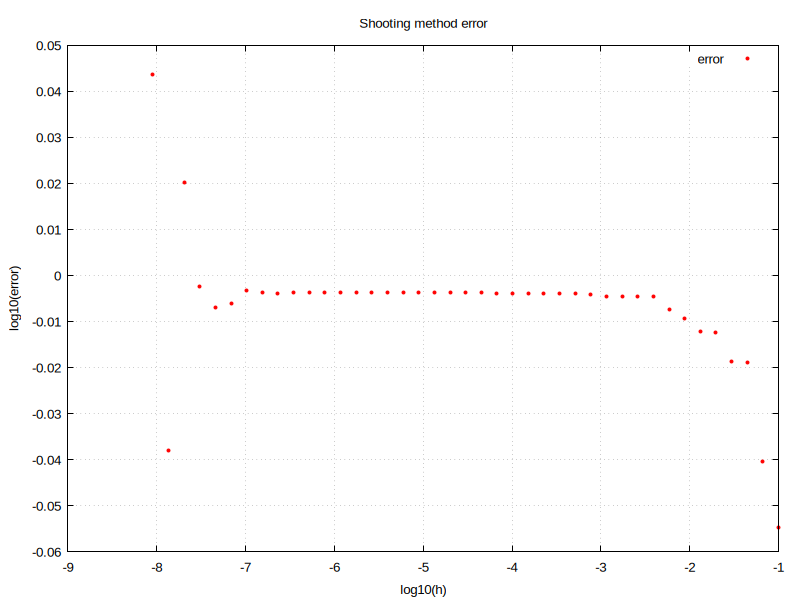

This chart was generated by the following gnuplot code:
# Set terminal and output
set terminal pngcairo size 800,600 enhanced font 'Arial,10'
set output 'shooting_error.png'

# Set up the plot
set title "Shooting method error"
set xlabel "log10(h)"
set ylabel "log10(error)"
set grid

# Plot function and data (space-separated file)
plot 'shooting_error.csv' using 2:1 with points pt 7 ps 0.5 lc rgb "red" title "error"

# Reset output
unset output
set terminal pop
